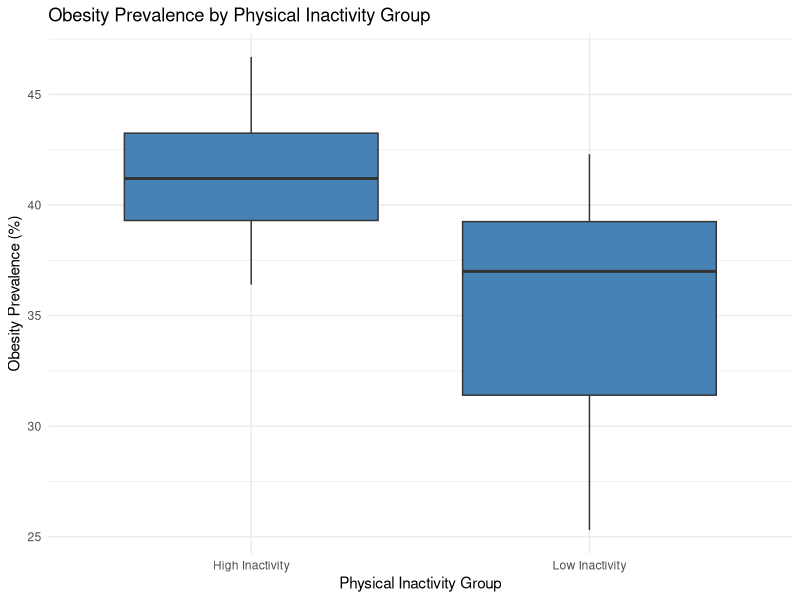
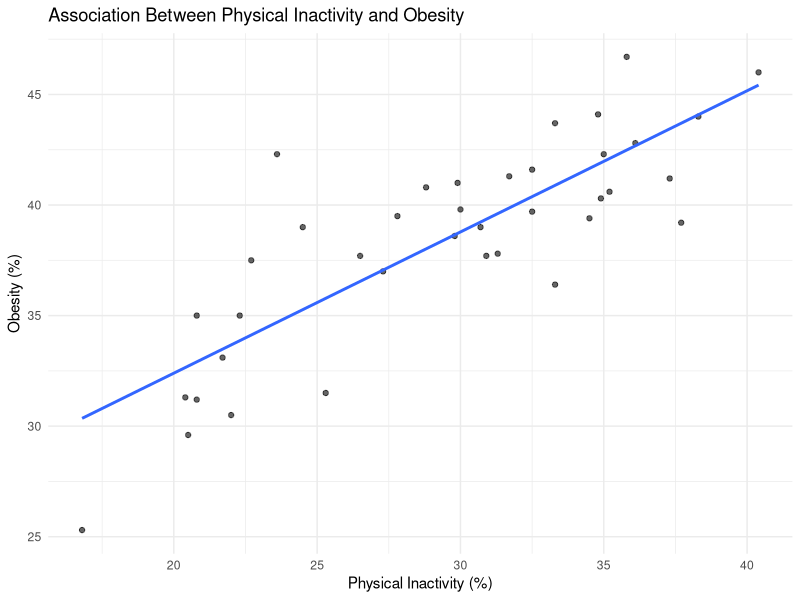
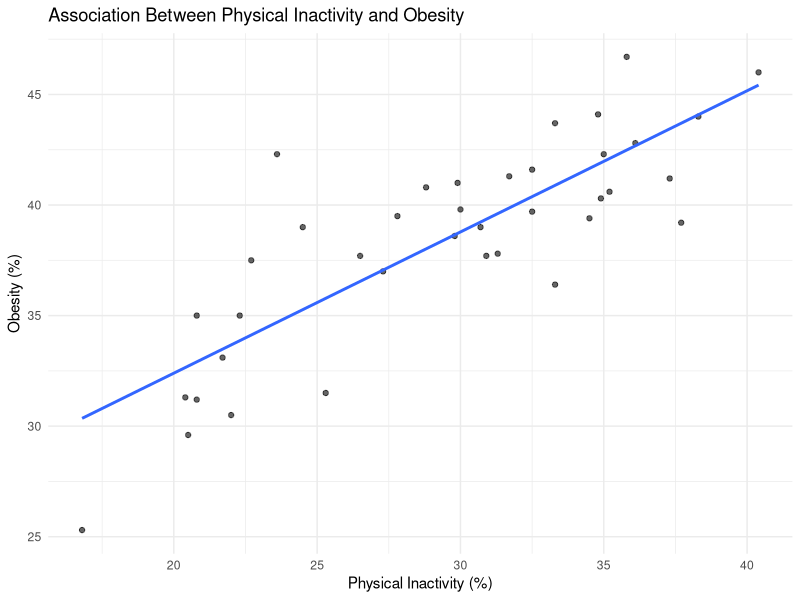
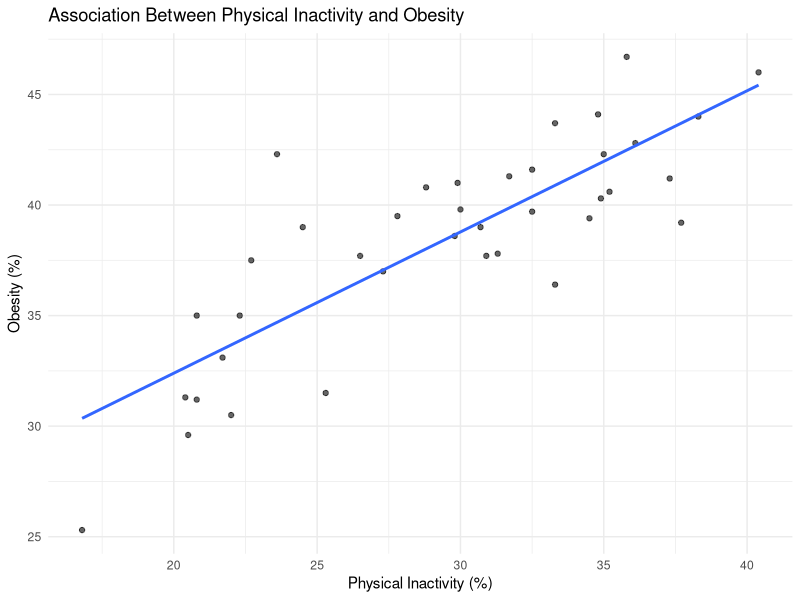

Write R code to recreate these figures, in order.
# =====================
# CP03 - Comparative Analysis
# =====================

# Packages
library(ggplot2)
library(dplyr)

# =====================
# Load data (USE RELATIVE PATH)
# =====================
places <- read.csv(
  "data/raw/PLACES_sample.csv",
  stringsAsFactors = FALSE
)

# Check structure
str(places)

# =====================
# Data Preparation
# =====================

# Filter for obesity and physical inactivity
data_filtered <- places %>%
  filter(Measure %in% c("Obesity among adults",
                        "No leisure-time physical activity among adults")) %>%
  select(StateAbbr, LocationName, Measure, Data_Value)

# Reshape to wide format
data_wide <- reshape(data_filtered,
                     idvar = c("StateAbbr", "LocationName"),
                     timevar = "Measure",
                     direction = "wide")

# Rename columns
colnames(data_wide) <- c("State", "County", "Obesity", "Inactivity")

# Remove missing values
data_clean <- na.omit(data_wide)

# Create categorical variable (median split)
median_inactivity <- median(data_clean$Inactivity, na.rm = TRUE)

data_clean <- data_clean %>%
  mutate(Inactivity_Group = ifelse(Inactivity > median_inactivity,
                                   "High Inactivity",
                                   "Low Inactivity"))

# =====================
# Summary Statistics
# =====================

summary_table <- data_clean %>%
  group_by(Inactivity_Group) %>%
  summarise(
    Mean_Obesity = mean(Obesity),
    SD_Obesity = sd(Obesity),
    Median_Obesity = median(Obesity),
    N = n()
  )

print(summary_table)

# =====================
# Boxplot
# =====================

ggplot(data_clean, aes(x = Inactivity_Group, y = Obesity)) +
  geom_boxplot(fill = "steelblue") +
  labs(
    title = "Obesity Prevalence by Physical Inactivity Group",
    x = "Physical Inactivity Group",
    y = "Obesity Prevalence (%)"
  ) +
  theme_minimal()

# =====================
# Scatterplot
# =====================

ggplot(data_clean, aes(x = Inactivity, y = Obesity)) +
  geom_point(alpha = 0.6) +
  geom_smooth(method = "lm", se = FALSE) +
  labs(
    title = "Association Between Physical Inactivity and Obesity",
    x = "Physical Inactivity (%)",
    y = "Obesity (%)"
  ) +
  theme_minimal()

# =====================
# Save Figures
# =====================

ggsave("output/cp03_boxplot.png", width = 6, height = 4)

ggsave("output/cp03_scatterplot.png", width = 6, height = 4)
